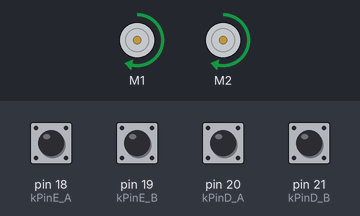
A sketch run on a simulated Arduino Mega 2560, built with avr-gcc and run on an emulated ATmega2560. On the bench: 2 × DC motor (green arrow = forward, orange = backward, longer = faster). The inputs (shaded band) are chosen by the test bench; at power-on: pin 18 (kPinE_A), pin 19 (kPinE_B), pin 20 (kPinD_A), pin 21 (kPinD_B) HIGH. What the sketch prints to the serial monitor is not drawn.

Above: at 1.2 s.
1.3 s: pin 18 (kPinE_A) pulsed LOW 2 times (0.12 s each, 0.3 s apart)
Timing chart, 0 to 4.3 s (numbered marks = the images above; inputs shaded):
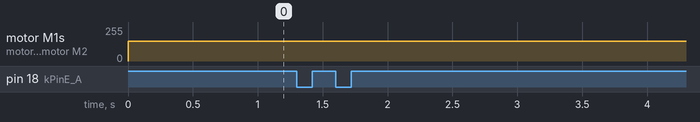

The sketch:

Quadratura.ino
```cpp
/*
  ============================================================================
  Teste de Encoder em Modo Quadratura (x4) - DDMR com TT-Encoder-Motor
  ============================================================================
  Baseado no datasheet TT-Encoder-Motor (nulllaborg/tt-encoder-motor):
    - 12 PPR no eixo do motor (disco Hall)
    - Redução (gear ratio) 1:90
    - Sinais OUT_A (fase A) e OUT_B (fase B) para posição/direção

  Diferença em relação ao exemplo "single-frequency" (RISING em A apenas):
  Aqui usamos CHANGE em ambos os canais (A e B) de cada roda, com uma
  tabela de transição de estados de quadratura (decodificação x4).
  Isso quadruplica a resolução efetiva (12 * 90 * 4 = 4320 contagens/volta
  na saída da caixa de redução) e é imune a perda de pulso em borda única.

  Requer placa com 4 pinos de interrupção externa disponíveis
  (ex.: Arduino Mega 2560 -> pinos 2, 3, 18, 19, 20, 21).

  Ligação sugerida (conforme "Interface Definition" do datasheet):
    Encoder Direito : OUT_A -> pino 20 | OUT_B -> pino 21
    Encoder Esquerdo: OUT_A -> pino 18 | OUT_B -> pino 19
    5V do encoder    -> 5V do Arduino (aceita 3-12V, use 5V por simplicidade)
    GND do encoder   -> GND comum com o Arduino e o driver de motor
  ============================================================================
*/

#include <AFMotor.h>

/* ---------------- MOTORES (SHIELD AFMotor) ---------------- */
AF_DCMotor motorE(1);   // Motor esquerdo na porta M1
AF_DCMotor motorD(2);   // Motor direito na porta M2

/* ---------------- PINOS DOS ENCODERS ---------------- */
static const uint8_t kPinD_A = 20;   // Encoder da roda direita - canal A
static const uint8_t kPinD_B = 21;   // Encoder da roda direita - canal B
static const uint8_t kPinE_A = 18;   // Encoder da roda esquerda - canal A
static const uint8_t kPinE_B = 19;   // Encoder da roda esquerda - canal B

/* ---------------- CONTADORES (ISR) ---------------- */
volatile int32_t countD = 0;   // contagem bruta (x4) roda direita
volatile int32_t countE = 0;   // contagem bruta (x4) roda esquerda

volatile uint8_t stateD = 0;   // estado atual (2 bits: A<<1 | B) - direita
volatile uint8_t stateE = 0;   // estado atual (2 bits: A<<1 | B) - esquerda

/*
  Tabela de transição de quadratura.
  Índice = (estado_anterior << 2) | estado_novo, cada estado = (A<<1 | B)
  Valor  = +1 (frente), -1 (ré), 0 (transição inválida/ruído)
*/
static const int8_t kQuadTable[16] = {
   0, -1,  1,  0,
   1,  0,  0, -1,
  -1,  0,  0,  1,
   0,  1, -1,  0
};

/* ---------------- CONSTANTES DO ENCODER (DATASHEET) ---------------- */
const double PPR        = 12.0;   // pulsos por rotação do eixo do encoder
const double GEAR_RATIO = 90.0;   // redução 1:90
const double QUAD_MULT  = 4.0;    // decodificação em quadratura x4

// Contagens por revolução NA SAÍDA da caixa de redução (com x4)
const double COUNTS_PER_REV = PPR * GEAR_RATIO * QUAD_MULT;  // 12*90*4 = 4320

// Conversão de contagem -> radianos (na saída da caixa de redução)
const double RAD_PER_COUNT = 2.0 * PI / COUNTS_PER_REV;

/* ---------------- TEMPO DE AMOSTRAGEM ---------------- */
const unsigned long INTERVALO_TESTE = 70000UL; // 70 ms, em microssegundos
unsigned long time1 = 0;
unsigned long time2 = 0;

/* ============================================================
   ISRs - Roda Direita
   ============================================================ */
void IsrD_A() {
  uint8_t a = digitalRead(kPinD_A);
  uint8_t b = digitalRead(kPinD_B);
  uint8_t newState = (a << 1) | b;
  countD += kQuadTable[(stateD << 2) | newState];
  stateD = newState;
}

void IsrD_B() {
  uint8_t a = digitalRead(kPinD_A);
  uint8_t b = digitalRead(kPinD_B);
  uint8_t newState = (a << 1) | b;
  countD += kQuadTable[(stateD << 2) | newState];
  stateD = newState;
}

/* ============================================================
   ISRs - Roda Esquerda
   ============================================================ */
void IsrE_A() {
  uint8_t a = digitalRead(kPinE_A);
  uint8_t b = digitalRead(kPinE_B);
  uint8_t newState = (a << 1) | b;
  countE += kQuadTable[(stateE << 2) | newState];
  stateE = newState;
}

void IsrE_B() {
  uint8_t a = digitalRead(kPinE_A);
  uint8_t b = digitalRead(kPinE_B);
  uint8_t newState = (a << 1) | b;
  countE += kQuadTable[(stateE << 2) | newState];
  stateE = newState;
}

/* ============================================================
   SETUP
   ============================================================ */
void setup() {
  Serial.begin(9600);

  pinMode(kPinD_A, INPUT_PULLUP);
  pinMode(kPinD_B, INPUT_PULLUP);
  pinMode(kPinE_A, INPUT_PULLUP);
  pinMode(kPinE_B, INPUT_PULLUP);

  // Inicializa o estado atual de cada encoder antes de habilitar as ISRs
  stateD = (digitalRead(kPinD_A) << 1) | digitalRead(kPinD_B);
  stateE = (digitalRead(kPinE_A) << 1) | digitalRead(kPinE_B);

  attachInterrupt(digitalPinToInterrupt(kPinD_A), IsrD_A, CHANGE);
  attachInterrupt(digitalPinToInterrupt(kPinD_B), IsrD_B, CHANGE);
  attachInterrupt(digitalPinToInterrupt(kPinE_A), IsrE_A, CHANGE);
  attachInterrupt(digitalPinToInterrupt(kPinE_B), IsrE_B, CHANGE);

  // Teste simples de acionamento dos motores (ajuste velocidade/sentido)
  motorE.setSpeed(150);
  motorD.setSpeed(150);
  motorE.run(FORWARD);
  motorD.run(FORWARD);

  Serial.println("time_us, pulsosD, velD_rad_s, pulsosE, velE_rad_s");

  time1 = micros();
}

/* ============================================================
   LOOP
   ============================================================ */
void loop() {
  time2 = micros() - time1;

  if (time2 >= INTERVALO_TESTE) {
    // Copia e zera os contadores de forma segura (sem interrupções)
    noInterrupts();
    int32_t pulsosD = countD;
    int32_t pulsosE = countE;
    countD = 0;
    countE = 0;
    interrupts();

    double dt = time2 / 1000000.0;  // segundos

    // Velocidade angular na saída da caixa de redução (rad/s)
    double velD = pulsosD * RAD_PER_COUNT / dt;
    double velE = pulsosE * RAD_PER_COUNT / dt;

    Serial.print(time2);
    Serial.print(", ");
    Serial.print(pulsosD);
    Serial.print(", ");
    Serial.print(velD, 6);
    Serial.print(", ");
    Serial.print(pulsosE);
    Serial.print(", ");
    Serial.println(velE, 6);

    time1 = micros();
  }
}
```

Measured:
- after the input at 1.3 s, every drawn part: stays the same
